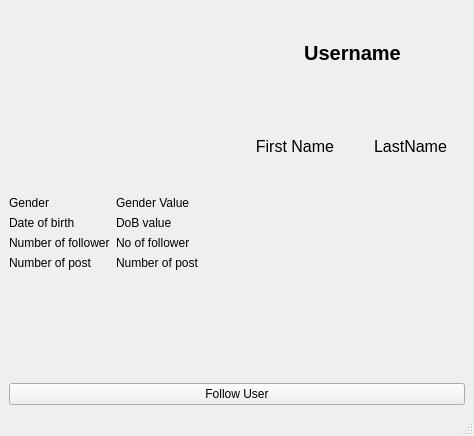
<?xml version="1.0" encoding="UTF-8"?>
<ui version="4.0">
 <class>MainWindow</class>
 <widget class="QMainWindow" name="MainWindow">
  <property name="geometry">
   <rect>
    <x>0</x>
    <y>0</y>
    <width>474</width>
    <height>436</height>
   </rect>
  </property>
  <property name="windowTitle">
   <string>MainWindow</string>
  </property>
  <widget class="QWidget" name="centralwidget">
   <layout class="QVBoxLayout" name="verticalLayout_4">
    <item>
     <layout class="QVBoxLayout" name="verticalLayout">
      <item>
       <layout class="QHBoxLayout" name="horizontalLayout">
        <item>
         <widget class="QLabel" name="ProfilePic">
          <property name="sizePolicy">
           <sizepolicy hsizetype="Preferred" vsizetype="Preferred">
            <horstretch>0</horstretch>
            <verstretch>0</verstretch>
           </sizepolicy>
          </property>
          <property name="text">
           <string/>
          </property>
          <property name="pixmap">
           <pixmap>pikachu.png</pixmap>
          </property>
          <property name="scaledContents">
           <bool>false</bool>
          </property>
         </widget>
        </item>
        <item>
         <layout class="QVBoxLayout" name="verticalLayout_2">
          <item>
           <widget class="QLabel" name="usernameLabel">
            <property name="font">
             <font>
              <pointsize>15</pointsize>
              <weight>75</weight>
              <bold>true</bold>
             </font>
            </property>
            <property name="text">
             <string>Username</string>
            </property>
            <property name="alignment">
             <set>Qt::AlignCenter</set>
            </property>
           </widget>
          </item>
          <item>
           <layout class="QHBoxLayout" name="horizontalLayout_2">
            <item>
             <widget class="QLabel" name="firstNameLabel">
              <property name="font">
               <font>
                <pointsize>12</pointsize>
               </font>
              </property>
              <property name="text">
               <string>First Name</string>
              </property>
              <property name="alignment">
               <set>Qt::AlignCenter</set>
              </property>
             </widget>
            </item>
            <item>
             <widget class="QLabel" name="lastNameLabel">
              <property name="font">
               <font>
                <pointsize>12</pointsize>
               </font>
              </property>
              <property name="text">
               <string>LastName</string>
              </property>
              <property name="alignment">
               <set>Qt::AlignCenter</set>
              </property>
             </widget>
            </item>
           </layout>
          </item>
         </layout>
        </item>
       </layout>
      </item>
      <item>
       <layout class="QFormLayout" name="formLayout">
        <item row="0" column="0">
         <widget class="QLabel" name="label_5">
          <property name="text">
           <string>Gender</string>
          </property>
         </widget>
        </item>
        <item row="0" column="1">
         <widget class="QLabel" name="genderValue">
          <property name="text">
           <string>Gender Value</string>
          </property>
         </widget>
        </item>
        <item row="1" column="0">
         <widget class="QLabel" name="label_7">
          <property name="text">
           <string>Date of birth</string>
          </property>
         </widget>
        </item>
        <item row="1" column="1">
         <widget class="QLabel" name="DoBValue">
          <property name="text">
           <string>DoB value</string>
          </property>
         </widget>
        </item>
        <item row="2" column="0">
         <widget class="QLabel" name="label_9">
          <property name="text">
           <string>Number of follower</string>
          </property>
         </widget>
        </item>
        <item row="2" column="1">
         <widget class="QLabel" name="followerCount">
          <property name="text">
           <string>No of follower</string>
          </property>
         </widget>
        </item>
        <item row="3" column="0">
         <widget class="QLabel" name="label_11">
          <property name="text">
           <string>Number of post</string>
          </property>
         </widget>
        </item>
        <item row="3" column="1">
         <widget class="QLabel" name="postCount">
          <property name="text">
           <string>Number of post</string>
          </property>
         </widget>
        </item>
       </layout>
      </item>
      <item>
       <widget class="QPushButton" name="followbutton">
        <property name="text">
         <string>Follow User</string>
        </property>
       </widget>
      </item>
     </layout>
    </item>
   </layout>
  </widget>
  <widget class="QStatusBar" name="statusbar"/>
 </widget>
 <resources>
  <include location="profilePic.qrc"/>
 </resources>
 <connections/>
</ui>
